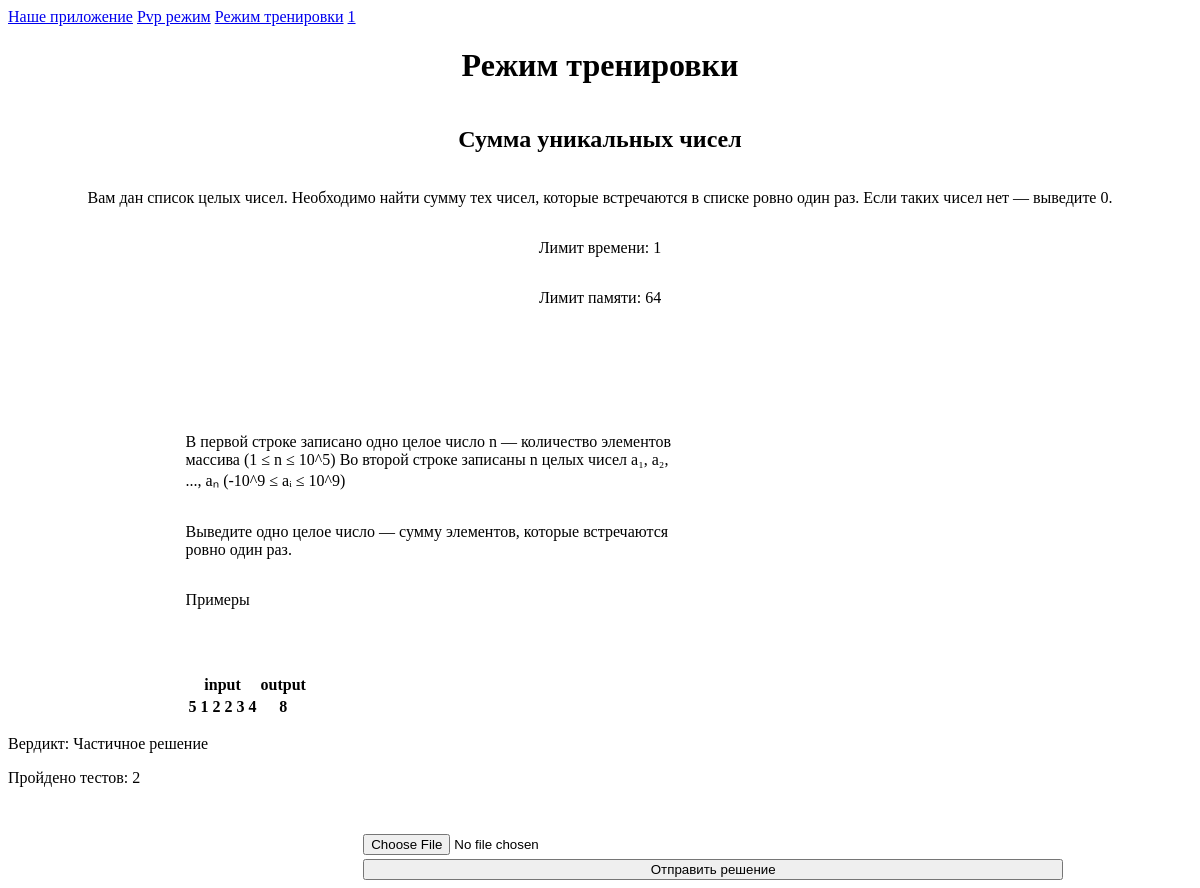
The page /training (signed in) on the database its author committed.
### data/users.py (models this page shows, shortened)
class User(SqlAlchemyBase, UserMixin):
    __tablename__ = 'users'
    id = sqlalchemy.Column(sqlalchemy.Integer,
                           primary_key=True, autoincrement=True)
    name = sqlalchemy.Column(sqlalchemy.String, nullable=True)
    email = sqlalchemy.Column(sqlalchemy.String,
                              index=True, unique=True, nullable=True)
    hashed_password = sqlalchemy.Column(sqlalchemy.String, nullable=True)
    created_date = sqlalchemy.Column(sqlalchemy.DateTime,
                                     default=datetime.datetime.now)
    elo_rating = sqlalchemy.Column(sqlalchemy.Float, default=1000)
    submissions = orm.relationship("Submissions", back_populates="user")

### data/tasks.py (models this page shows)
class Tasks(SqlAlchemyBase):
    __tablename__ = 'tasks'
    id = sqlalchemy.Column(sqlalchemy.Integer,
                           primary_key=True, autoincrement=True)
    title = sqlalchemy.Column(sqlalchemy.Text, nullable=True)
    statement = sqlalchemy.Column(sqlalchemy.Text, nullable=True)
    input_format = sqlalchemy.Column(sqlalchemy.Text, nullable=True)
    output_format = sqlalchemy.Column(sqlalchemy.Text, nullable=True)
    memory_limit = sqlalchemy.Column(sqlalchemy.Integer, nullable=True)
    time_limit = sqlalchemy.Column(sqlalchemy.Integer, nullable=True)
    difficulty = sqlalchemy.Column(sqlalchemy.Text, nullable=True)
    created_at = sqlalchemy.Column(sqlalchemy.DateTime,
                                     default=datetime.datetime.now)
    task_tests = orm.relationship("TaskTest", back_populates='tasks')
    submissions = orm.relationship("Submissions", back_populates="tasks")

### data/task_tests.py (models this page shows)
class TaskTest(SqlAlchemyBase):
    __tablename__ = 'task_tests'
    id = sqlalchemy.Column(sqlalchemy.Integer,
                           primary_key=True, autoincrement=True)
    task_id = sqlalchemy.Column(sqlalchemy.Integer,
                                sqlalchemy.ForeignKey("tasks.id"))
    input_data = sqlalchemy.Column(sqlalchemy.Text, nullable=True)
    output = sqlalchemy.Column(sqlalchemy.Text, nullable=True)
    tasks = orm.relationship("Tasks", back_populates='task_tests')

### data/submissions.py (models this page shows)
class Submissions(SqlAlchemyBase):
    __tablename__ = 'submissions'
    id = sqlalchemy.Column(sqlalchemy.Integer,
                           primary_key=True, autoincrement=True)
    user_id = sqlalchemy.Column(sqlalchemy.Integer,
                                sqlalchemy.ForeignKey("users.id"))
    task_id = sqlalchemy.Column(sqlalchemy.Integer,
                                sqlalchemy.ForeignKey("tasks.id"))
    total_tests = sqlalchemy.Column(sqlalchemy.Integer, nullable=True)
    verdict = sqlalchemy.Column(sqlalchemy.Text, nullable=True)
    created_at = sqlalchemy.Column(sqlalchemy.DateTime,
                                     default=datetime.datetime.now)
    tasks = orm.relationship('Tasks', back_populates="submissions")
    user = orm.relationship("User", back_populates="submissions")

### main.py (the view, shortened to what this page needs)
@app.route('/training', methods=["GET", "POST"])
@login_required
def training():
    task_id = 1
    db_sess = db_session.create_session()
    task = db_sess.get(Tasks, task_id)
    task_test = db_sess.query(TaskTest).filter(TaskTest.task_id == task.id).all()
    submission = db_sess.query(Submissions).filter(Submissions.task_id == task.id).all()
    submission_id = len(submission) + 1
    last_submission = db_sess.query(Submissions).filter(Submissions.user_id == current_user.id, Submissions.task_id == task_id).all()
    if last_submission:
        result = last_submission[-1]
        verdict = result.verdict
        test_passed = result.total_tests
    else:
        verdict = "Нет сданных решений"
        test_passed = None
    return render_template('training.html', task=task, test=task_test[0], verdict=verdict, test_passed=test_passed)

### data/db_session.py (called while the page is built)
def create_session() -> Session:
    global __factory
    return __factory()

### main.py (called while the page is built)
@login_manager.user_loader
def load_user(user_id):
    db_sess = db_session.create_session()
    return db_sess.get(User, user_id)

### templates/training.html (shortened to what this page needs)
<!doctype html>
<html lang="en">
  <head>
    <link rel="stylesheet" href="{{ url_for('static', filename='train.css') }}">
  </head>
  <body>
	  <header>
			<nav class="navbar navbar-light bg-light">
				<a class="navbar-brand" href="/">Наше приложение</a>
				{% if current_user.is_authenticated %}
                <a class="navbar-brand" href="/pvp">Pvp режим</a>
                <a class="navbar-brand" href="/training">Режим тренировки</a>
				<a class="navbar-brand" href="/logout">{{ current_user.name }}</a>
				{% else %}
				<p>
					<a class="btn btn-primary" href="/register">Зарегистрироваться</a>
					<a class="btn btn-success" href="/login">Войти</a>
				</p>
				{% endif %}
			</nav>
		</header>
    <h1>Режим тренировки</h1>
    <div class="condition">
      <h2>{{ task.title }}</h2>
      <p>{{ task.statement }}</p>
      <p>Лимит времени: {{ task.time_limit }}</p>
      <p>Лимит памяти: {{ task.memory_limit }}</p>
    </div>
    <div class="Input">
      <p>{{ task.input_format }}</p>
      <p>{{ task.output_format }}</p>
      <p>Примеры</p>
    </div>
    <div class="Table">
      <table>
        <tr>
          <th> input </th>
          <th> output </th>
        </tr>
        <tr>
          <th> {{ test.input_data }} </th>
          <th> {{ test.output }} </th>
        </tr>
      </table>
    </div>
    <p>Вердикт: {{ verdict }}</p>
    {% if test_passed %}
    <p>Пройдено тестов: {{ test_passed }}</p>
    {% endif %}
      <div class="task">
			<form class="send" method="post" enctype="multipart/form-data">
                <input type="file" name="file" required />
                <button type="submit">Отправить решение</button>
            </form>
  </body>
</html>

### static/train.css (style rules this page uses)
.send { display: flex; flex-direction: column; justify-content: space-between; text-align: center; width: 700px; margin-left: 30%; margin-top: 4%; }
h1 { text-align: center; }
input { height: 25px; }
.condition { display: flex; flex-direction: column; justify-content: space-between; text-align: center; }
.Input { display: flex; flex-direction: column; justify-content: space-between; width: 500px; margin-left: 15%; margin-top: 8%; }
.Table { margin-left: 15%; margin-top: 4%; }

### rows shown on the page
User: name "1"
Tasks: title "Сумма уникальных чисел", statement "Вам дан список целых чисел. Необходимо найти сумму тех чисел, которые встречаются в списке ровно один раз. Если таких чисел нет — выведите 0.", time_limit "1", memory_limit "64", input_format "В первой строке записано одно целое число n — количество элементов массива (1 ≤ n ≤ 10^5) Во второй строке записаны n целых чисел a₁, a₂, ..., aₙ (-10^9 ≤ aᵢ ≤ 10^9)", output_format "Выведите одно целое число — сумму элементов, которые встречаются ровно один раз."
TaskTest: input_data "5 1 2 2 3 4", output "8"
Submissions: verdict "Частичное решение"

### other values the page prints
{{ test_passed }} "2"
